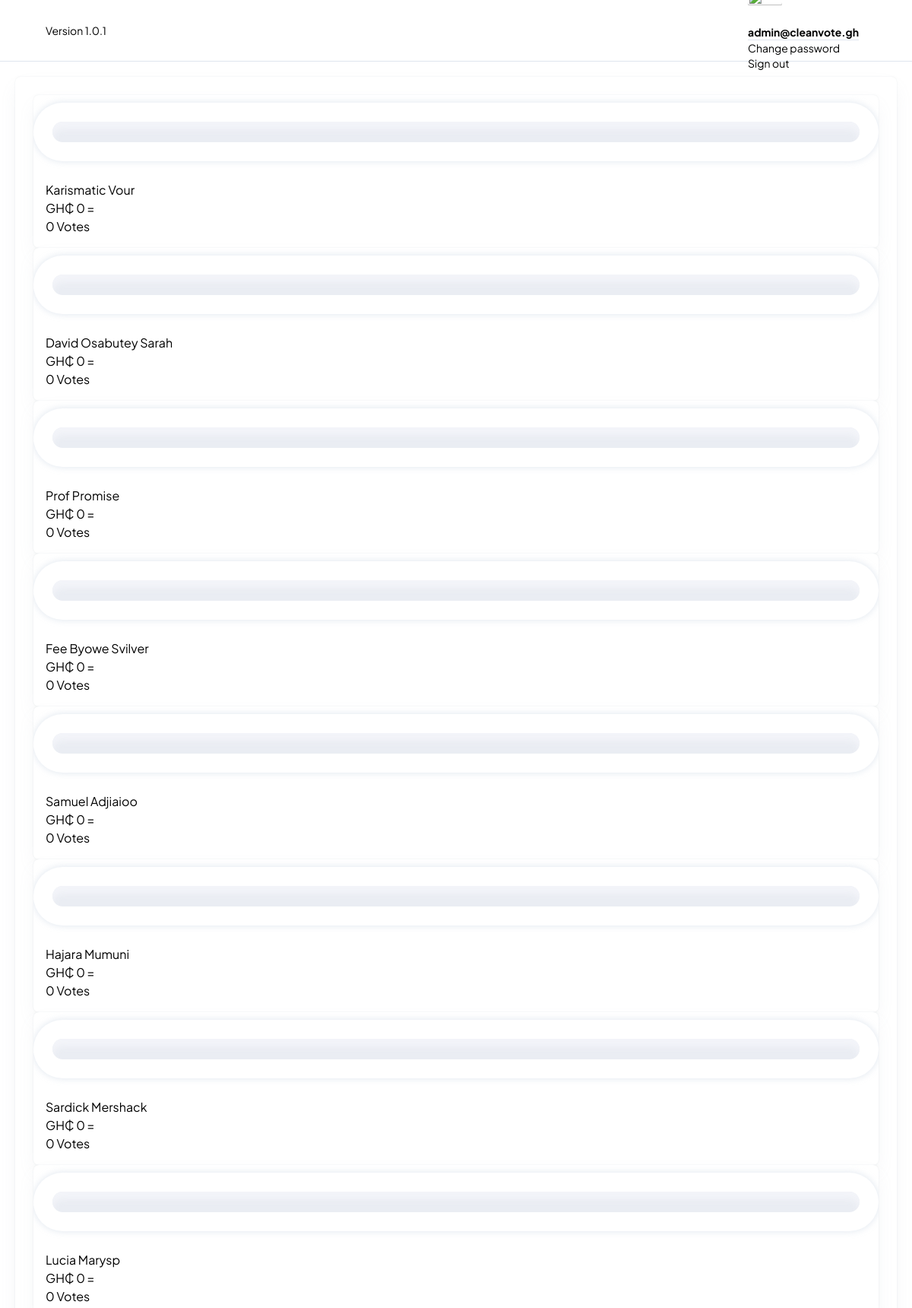
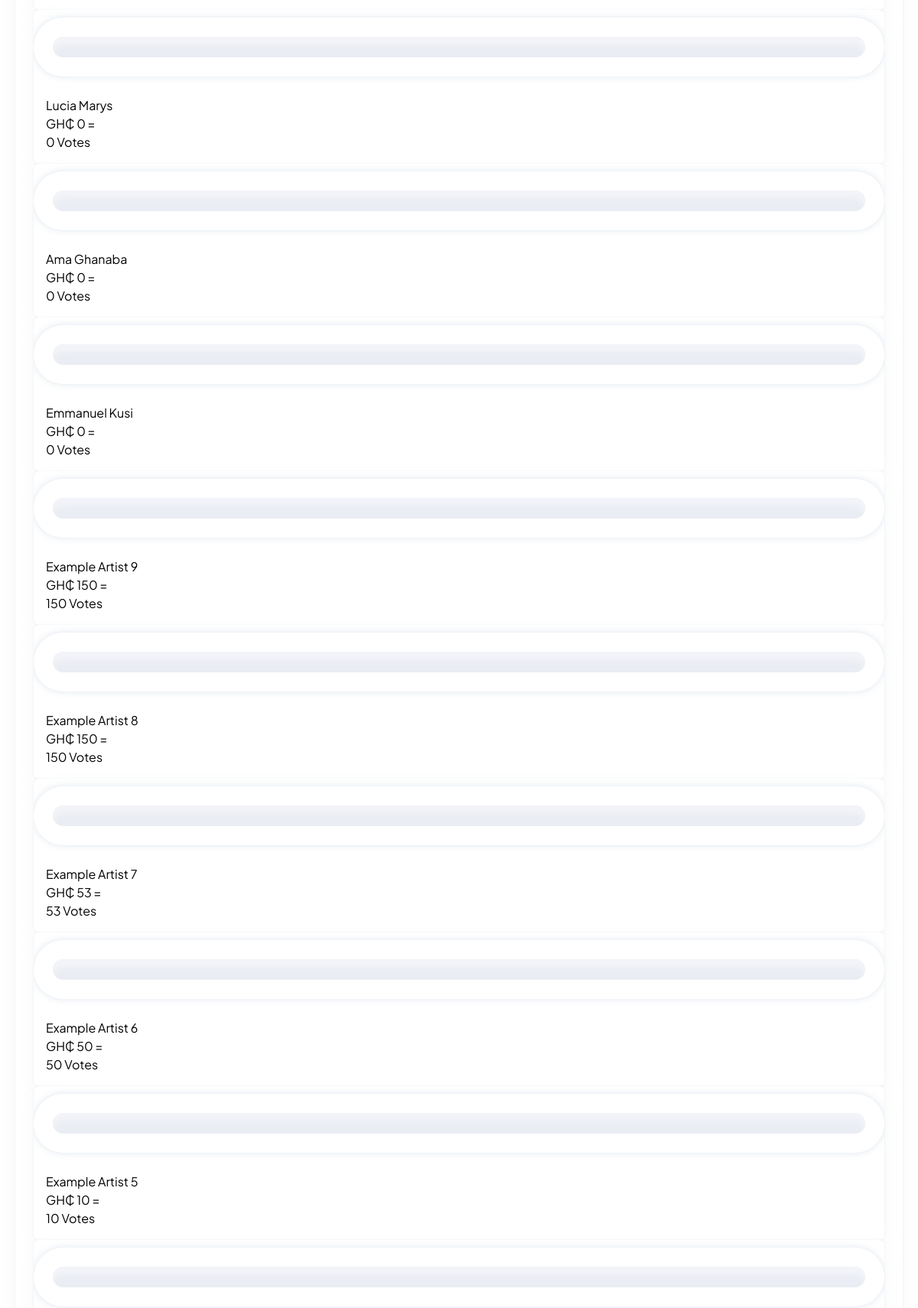
/admin/prog.php (signed in, upper part), run on the app's committed database (2 pictures, top to bottom).
### tables this page shows
CREATE TABLE `candidates` (
  `candidate_id` int(11) NOT NULL,
  `candidate_name` varchar(225) DEFAULT NULL,
  `candidate_gender` varchar(10) DEFAULT NULL,
  `candidate_mobile` varchar(20) DEFAULT NULL,
  `candidate_image` varchar(225) DEFAULT NULL,
  `candidate_code` varchar(11) DEFAULT NULL,
  `candidate_link` varchar(225) DEFAULT NULL,
  `candidate_vote_count` int(11) DEFAULT 0,
  `candidate_amount_recieved` int(11) DEFAULT NULL,
  `datecreated` varchar(50) DEFAULT NULL
);

### app/model/Model.php (called while the page is built, shortened)
<?php
class Model extends Helper{
    public static function getAllCandidates() : array {
        $sql = "SELECT * FROM candidates ORDER BY candidate_id DESC";
        return self::selectAll($sql);
    }
}

### app/database/Database.php (called while the page is built, shortened)
<?php
class Database {
    public static function openLink() {
        return self::$pdo = new PDO('mysql:host=localhost;dbname=cleanvotemini','root','');
    }
}

### app/model/Helper.php (called while the page is built, shortened)
<?php
class Helper extends Database {
    public static function Executequery($sql,$params = []) {
        $req = parent::openLink()->prepare($sql);
        $req->execute($params);
        return $req;
    }
    public static function selectAll($sql,$params = []) {
        $req = self::Executequery($sql,$params);
        return $req->fetchAll(PDO::FETCH_ASSOC);
    }
}

### admin/prog.php (the view, shortened to what this page needs)
<?php
require_once '../app/database/Database.php';
require_once '../app/model/Helper.php';
require_once '../app/model/Model.php';
?>
<!DOCTYPE html>
<html   lang="en" >
<head>
  <link rel="stylesheet" href="https://bootstrapdemos.adminmart.com/modernize/dist/assets/css/styles.css" />
<link rel="stylesheet" href="https://cdn.jsdelivr.net/npm/@tabler/icons-webfont@2.44.0/tabler-icons.min.css">
<link rel="stylesheet" href="../public/assets/css/theme.css" />
</head>
<body class=" bg-white">
	<main>
		<div id="main-wrapper" class=" flex">
			<div class=" w-full page-wrapper">
        <header class="cont w-full text-sm py-4 ">
<div class="left-element">Version 1.0.1</div>
<div class="right-element">
<div class="dropdown">
<button class=" dropdown-toggle" type="button" id="dropdownMenuButton1" data-bs-toggle="dropdown" aria-expanded="false">
  <img src="../public/assets/imgs/user.png" width="45px" height="45px" style="border-radius:100px"/>
</button>
<ul class="dropdown-menu" aria-labelledby="dropdownMenuButton1">
  <li><a class="dropdown-item"><b><?=$_SESSION['email']?></b></a></li>
  <li><hr></li>
  <li><a class="dropdown-item" href="#">Change password</a></li>
  <li><a class="dropdown-item" href="signout.php">Sign out</a></li>
</ul>
</div>
</div>
<br>
</header>
				<main class="h-full overflow-y-auto  max-w-full">
					<div class="containers p-5 full-container  flex flex-col" style="background-color:#fff">
          <div class="card">
          <div class="card-body row">
                  <?php
                  $candidates = (new Model)->getAllCandidates();
                  foreach ($candidates as $item) {
                      ?>
                      <div class="col-md-6 col-lg-3">
                        <div class="card overflow-hidden">
                          <div class="position-relative">
                            <div class="progress-outer">
                              <div class="progress">
                                <?php
                                $percent = $item['candidate_vote_count'] / 1000 * 100;
                                ?>
                                  <div class="progress-value"><?=$percent?>%</div>
                              </div>
                          </div>
                          </div>
                          <div class="card-body p-4">
                            <h4 class="card-title"><?=$item['candidate_name']?></h4>
                            <div class="d-flex align-items-center justify-content-between">
                              <div class="d-flex align-items-center gap-2">
                                <h5 class="fs-4 mb-0">GH₵ <?=$item['candidate_amount_recieved']?>  = </h5>
                                <p class="mb-0 "><?=$item['candidate_vote_count']?> Votes</p>
                              </div>
                            </div>
                          </div>
                        </div>
                      </div>
                      <?php
                  }
                  ?>
            </div>
            </div>
        </div>
				</main>
			</div>
		</div>
	</main>
</body>
</html>

### public/assets/css/theme.css (style rules this page uses)
html, :host { line-height: 1.5; -webkit-text-size-adjust: 100%; -moz-tab-size: 4; -o-tab-size: 4; tab-size: 4; font-family: Plus Jakarta Sans, sans-serif; font-feature-settings: normal; font-variation-settings: normal; -webkit-tap-highlight-color: transparent; }
body { margin: 0; line-height: inherit; }
hr { height: 0; color: inherit; border-top-width: 1px; }
h1, h2, h3, h4, h5, h6 { font-size: inherit; font-weight: inherit; }
a { color: inherit; text-decoration: inherit; }
b, strong { font-weight: bolder; }
button, input, optgroup, select, textarea { font-family: inherit; font-feature-settings: inherit; font-variation-settings: inherit; font-size: 100%; font-weight: inherit; line-height: inherit; color: inherit; margin: 0; padding: 0; }
button, select { text-transform: none; }
button, [type='button'], [type='reset'], [type='submit'] { -webkit-appearance: button; background-color: transparent; background-image: none; }
blockquote, dl, dd, h1, h2, h3, h4, h5, h6, hr, figure, p, pre { margin: 0; }
ol, ul, menu { list-style: none; margin: 0; padding: 0; }
button, [role="button"] { cursor: pointer; }
img, svg, video, canvas, audio, iframe, embed, object { display: block; vertical-align: middle; }
img, video { max-width: 100%; height: auto; }
.card { position: relative; border-radius: 7px; --tw-bg-opacity: 1; background-color: rgb(255 255 255 / var(--tw-bg-opacity)); --tw-shadow: rgba(145,158,171,0.2) 0px 0px 2px 0px,rgba(145,158,171,0.12) 0px 12px 24px -4px; --tw-shadow-colored: 0px 0px 2px 0px var(--tw-shadow-color), 0px 12px 24px -4px var(--tw-shadow-color); box-shadow: var(--tw-ring-offset-shadow, 0 0 #0000), var(--tw-ring-shadow, 0 0 #0000), var(--tw-shadow); }
.card-body { padding: 1.5rem; }
.flex { display: flex; }
.h-full { height: 100%; }
.w-full { width: 100%; }
.max-w-full { max-width: 100%; }
.flex-col { flex-direction: column; }
.gap-2 { gap: 0.5rem; }
.overflow-hidden { overflow: hidden; }
.overflow-y-auto { overflow-y: auto; }
.bg-white { --tw-bg-opacity: 1; background-color: rgb(255 255 255 / var(--tw-bg-opacity)); }
.p-4 { padding: 1rem; }
.p-5 { padding: 1.25rem; }
.py-4 { padding-top: 1rem; padding-bottom: 1rem; }
.text-sm { font-size: 0.875rem; line-height: 1.25rem; }
.page-wrapper { margin-left: 270px; }
@media (max-width: 1280px) { .page-wrapper { margin-left: 0px; } }

### admin/prog.php (style rules this page uses)
.progress-outer { background: #fff; border-radius: 50px; padding: 25px; margin: 10px 0; box-shadow: 0 0 10px rgba(209, 219, 231,0.7); }
.progress { height: 27px; margin: 0; overflow: visible; border-radius: 50px; background: #eaedf3; box-shadow: inset 0 10px 10px rgba(244, 245, 250,0.9); }
.progress .progress-value { position: relative; left: -45px; top: 4px; font-size: 14px; font-weight: bold; color: #fff; letter-spacing: 2px; }
.cont { position: relative; padding:20px; }
.right-element { position: absolute; right: 0; top: 50%; transform: translateY(-50%); margin-right: 70px; z-index: 9999; }
.left-element { position:relative; top:10px; margin-left: 40px; }
.dropdown-menu { z-index: 9999 !important; }

### data on the page
candidates: candidate_name "Karismatic Vour", candidate_amount_recieved "0", candidate_vote_count "0"
candidates: candidate_name "David Osabutey Sarah", candidate_amount_recieved "0", candidate_vote_count "0"
candidates: candidate_name "Prof Promise", candidate_amount_recieved "0", candidate_vote_count "0"
candidates: candidate_name "Fee Byowe Svilver", candidate_amount_recieved "0", candidate_vote_count "0"
candidates: candidate_name "Samuel Adjiaioo", candidate_amount_recieved "0", candidate_vote_count "0"
candidates: candidate_name "Hajara Mumuni", candidate_amount_recieved "0", candidate_vote_count "0"
candidates: candidate_name "Sardick Mershack", candidate_amount_recieved "0", candidate_vote_count "0"
candidates: candidate_name "Lucia Marysp", candidate_amount_recieved "0", candidate_vote_count "0"
candidates: candidate_name "Lucia Marys", candidate_amount_recieved "0", candidate_vote_count "0"
candidates: candidate_name "Ama Ghanaba", candidate_amount_recieved "0", candidate_vote_count "0"
candidates: candidate_name "Emmanuel Kusi", candidate_amount_recieved "0", candidate_vote_count "0"
candidates: candidate_name "Example Artist 9", candidate_amount_recieved "150", candidate_vote_count "150"
candidates: candidate_name "Example Artist 8", candidate_amount_recieved "150", candidate_vote_count "150"
candidates: candidate_name "Example Artist 7", candidate_amount_recieved "53", candidate_vote_count "53"
candidates: candidate_name "Example Artist 6", candidate_amount_recieved "50", candidate_vote_count "50"
candidates: candidate_name "Example Artist 5", candidate_amount_recieved "10", candidate_vote_count "10"

### other printed values
$_SESSION['email'] "admin@cleanvote.gh"
